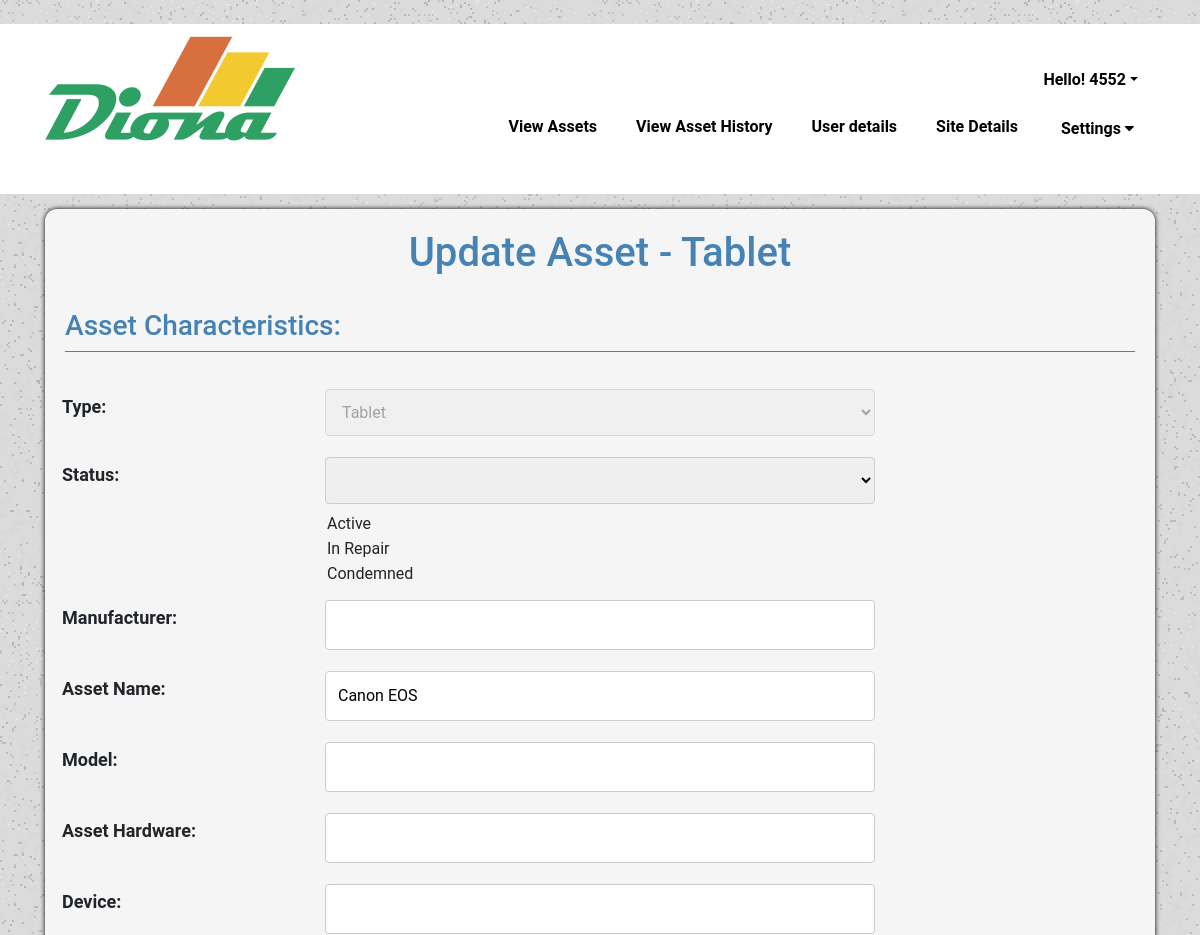
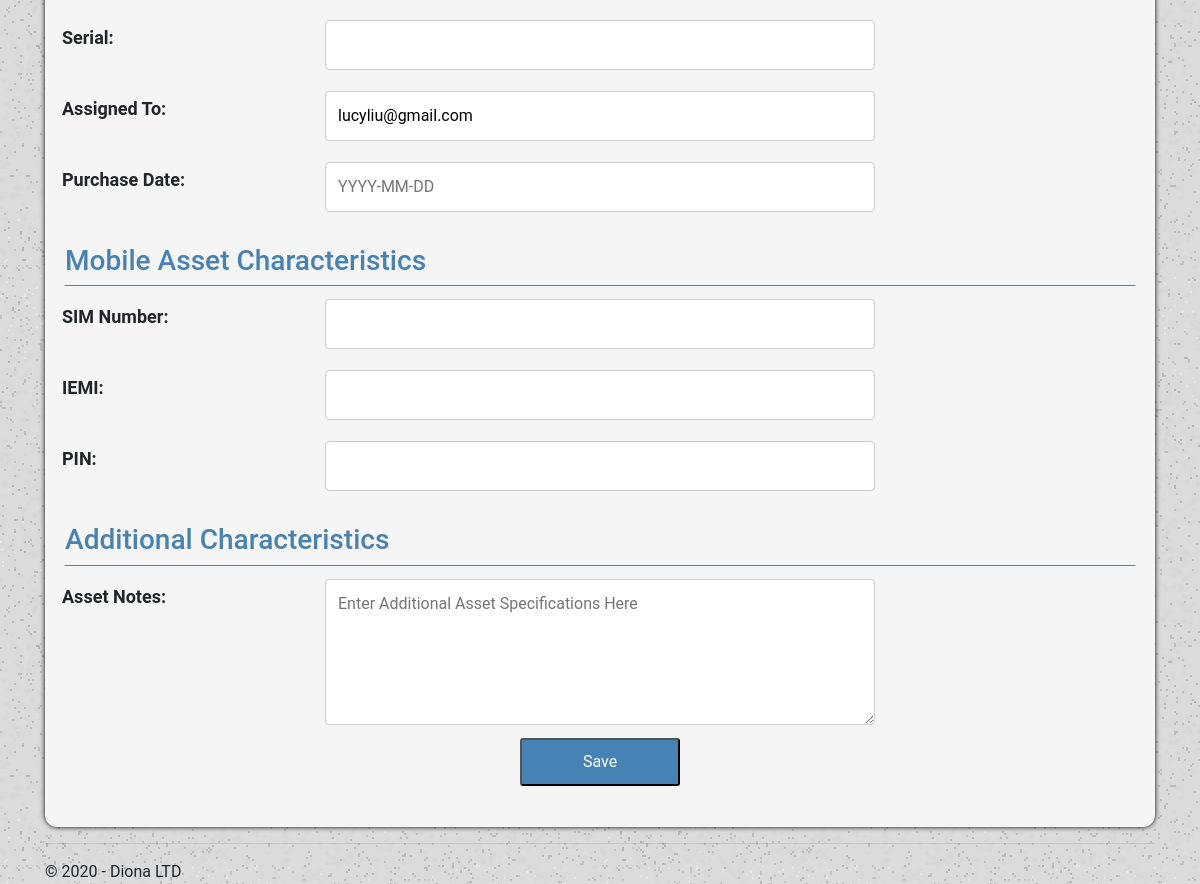
Before: /tablet_update?id=15 (signed in) with the older database file (2 pictures, top to bottom).
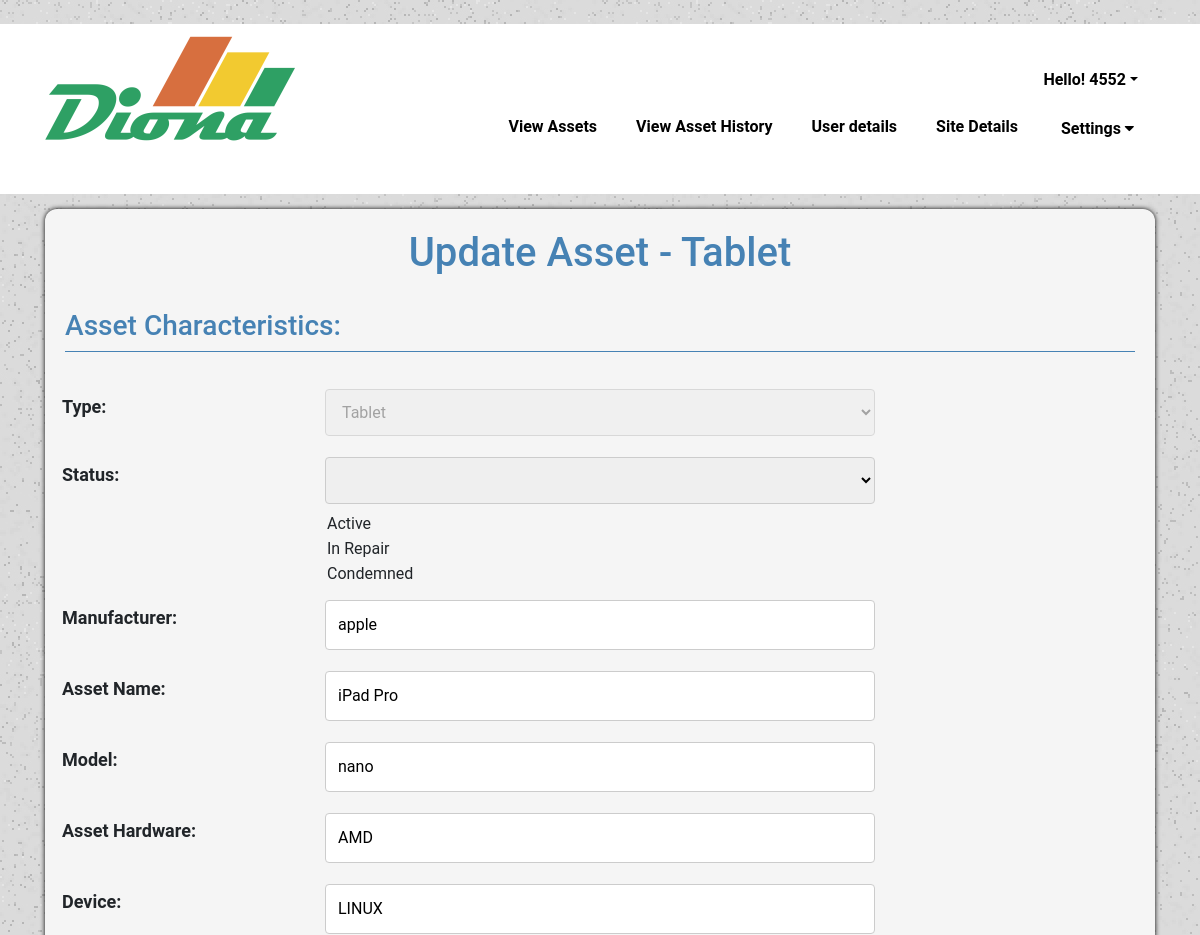
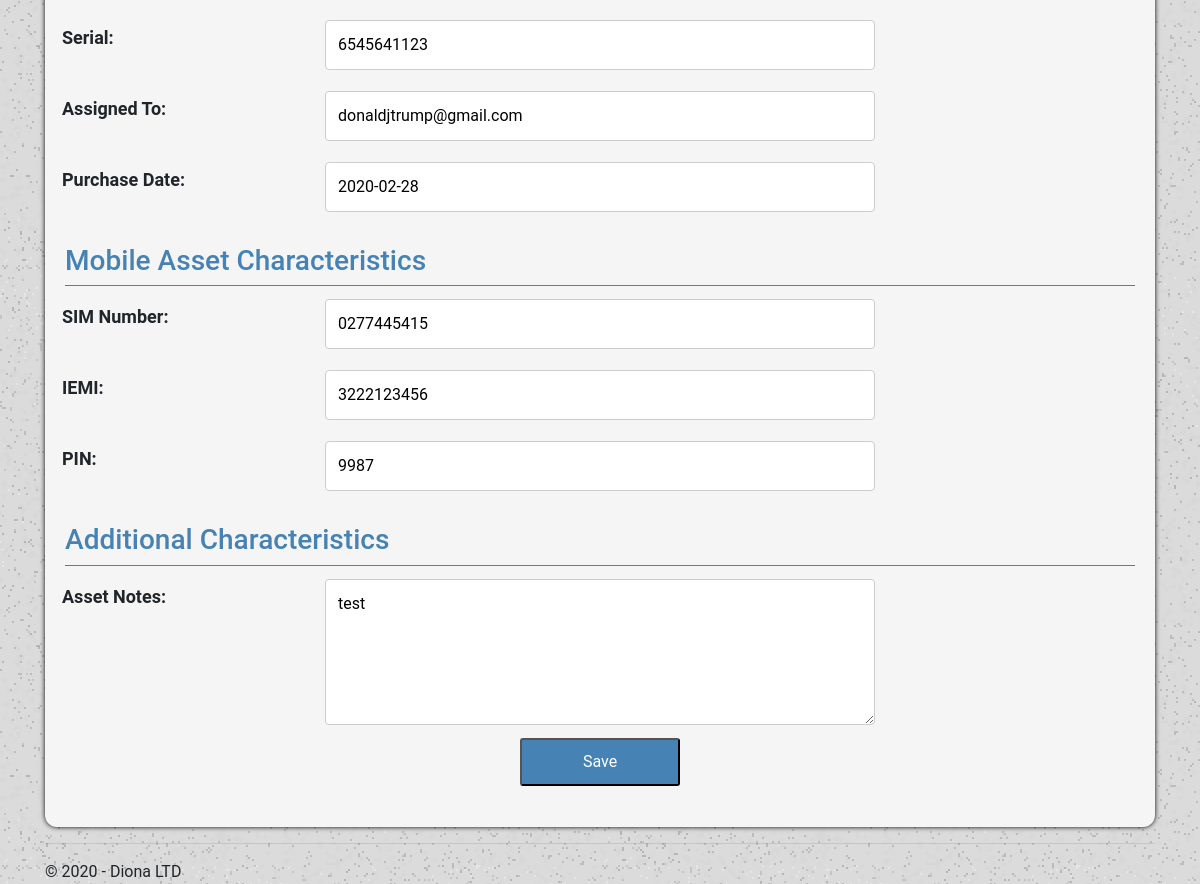
After: the same page with the newer database file (2 pictures, top to bottom).
### tables this page shows
CREATE TABLE `Asset` (
                                            `asset_id` integer,
                                            `assetType_id` integer NOT NULL,
                                            `asset_name` TEXT NOT NULL,
                                            PRIMARY KEY (`asset_id`)
                                            FOREIGN KEY (`assetType_id`) REFERENCES `AssetType` (`assetType_id`));

CREATE TABLE `User` (
                                        `user_id` integer,
                                        `user_name` TEXT NULL,
                                        `user_email` TEXT NOT NULL,
                                        `user_phone` TEXT NULL,
                                        PRIMARY KEY (`user_id`)
                                    );

### EX1/views.py (the view)
@app.route('/tablet_update')
def update_assetsTablet():
    menu = dbHandler.getAllAssetType()
    header = 'Update Asset - Tablet'
    title = 'Update Asset for Tablet'
    submitURL = 'update_asset'
    asset_details = ''
    key_names = ''
    key_values = ''
    newdict = {}
    if(request.args.get('id')):
        keys = dbHandler.getAssetKeys(request.args.get('id'))
        key_names = [0 for x in range(len(keys))]
        for x in range(len(keys)):
            key_names[x] = keys[x][0].split(',')
        asset_details = dbHandler.getAssetValues(request.args.get('id'))
        key_values = [0 for x in range(len(asset_details))]
        for x in range(len(asset_details)):
            key_values[x] = asset_details[x][2].split(',')
        asset_kv_pair = {}
        asset_kv_pair = dict(zip(key_names[0], key_values[0]))
        email = dbHandler.retrieveUserEmailByAssetID(request.args.get('id'))
        if email:
            asset_kv_pair['assetAssigned'] = email
    else:
        header = 'Asset id is required.'
    return render_template('update_tablet.html',
                            username=session['id'],
                            title=title,
                            header=header,
                            year=datetime.now().year,
                            menu = menu,
                            submit_url = submitURL,
                            asset_details = asset_details,
                            asset_kv_pair = asset_kv_pair)

### EX1/models.py (called while the page is built)
def create_connection(db_file):
    conn = None
    try:
        conn = sqlite3.connect(db_file)
    except Error as e:
        print(e)
    return conn

def retrieveUserEmailByAssetID(id):
    con = create_connection("diona.db")
    cur = con.cursor()
    cur.execute("SELECT user_email FROM User u, Rent r WHERE r.user_id = u.user_id AND (r.date_return = '' or r.date_return IS NULL) AND r.asset_id = (?)", ([id]))
    userEmail = cur.fetchone()
    con.close()
    if userEmail:
        return userEmail[0]

def getAllAssetType():
    con = create_connection("diona.db")
    try:
        with con:
            cur = con.cursor()
            cur.execute("SELECT DISTINCT assetType_name FROM AssetType")
            rows = cur.fetchall()
            return rows
    except sqlite3.IntegrityError:
        print ("couldn't add data")
    con.close()

### EX1/templates/update_tablet.html (shortened to what the changed rows need)
{% extends "layout_admin.html" %}
{% block content %}
<div class="formcontainer">
    <form action="{{ submit_url }}" method="post" id="mobileform">
        <div class="h1form">
            <h1>{{ header }}</h1>
        </div>
        <br>
        <br>
        <div class="row">
            <div class="column-50">
                <input type="text" name="Manufacturer" value="{{asset_kv_pair['Manufacturer']}}" required />
            </div>
        </div>
        <div class="row">
            <div class="column-50">
                <input type="text" class="" name="Name" value="{{asset_details[0][1]}}" required />
            </div>
        </div>
        <div class="row">
            <div class="column-50">
                <input type="text" class="" name="Model" value="{{ asset_kv_pair['Model'] }}" required />
            </div>
        </div>
        <div class="row">
            <div class="column-50">
                <input type="text" class="" name="Hardware" value="{{ asset_kv_pair['Hardware'] }}"
                       required />
            </div>
        </div>
        <div class="row">
            <div class="column-50">
                <input type="text" class="" name="Device" value="{{ asset_kv_pair['Device'] }}" required />
            </div>
        </div>
        <div class="row">
            <div class="column-50">
                <input type="text" class="" name="Serial" value="{{ asset_kv_pair['Serial'] }}" required />
            </div>
        </div>
        <div class="row">
            <div class="column-50">
                <input type="text" class="" name="assetAssigned" value="{{ asset_kv_pair['assetAssigned'] }}" />
            </div>
        </div>
        <div class="row">
            <div class="column-50">
                <input type="text" class="" name="PurchaseDate" placeholder="YYYY-MM-DD" value="{{ asset_kv_pair['PurchaseDate'] }}" required />
            </div>
        </div>
        <br>
        <div class="row">
            <div class="column-50">
                <input type="text" class="" name="SIM_No" value="{{ asset_kv_pair['SIM_No'] }}" required />
            </div>
        </div>
        <div class="row">
            <div class="column-50">
                <input type="text" class="" name="IEMI" value="{{ asset_kv_pair['IEMI'] }}" required />
            </div>
        </div>
        <div class="row">
            <div class="column-50">
                <input type="text" class="" name="Pin" value="{{ asset_kv_pair['Pin'] }}" required />
            </div>
        </div>
        <br>
        <div class="row">
            <div class="column-50">
                <textarea rows="5" cols="50" name="Notes"
                          placeholder="Enter Additional Asset Specifications Here">{{ asset_kv_pair['Notes'] }}</textarea>
                <br>
            </div>
        </div>
    </form>
</div>
    {% endblock %}

Changed rows visible on the page:
no longer on this page (row unchanged): User: assetAssigned "lucyliu@gmail.com"
changed Asset: Name "Canon EOS" → "iPad Pro"
added User: assetAssigned "donaldjtrump@gmail.com"
Other visible differences:
form field Manufacturer: (not shown) → "apple"
form field Model: (not shown) → "nano"
form field Hardware: (not shown) → "AMD"
form field Device: (not shown) → "LINUX"
form field Serial: (not shown) → "6545641123"
form field PurchaseDate: (not shown) → "2020-02-28"
form field SIM_No: (not shown) → "0277445415"
form field IEMI: (not shown) → "3222123456"
form field Pin: (not shown) → "9987"
form field Notes: (not shown) → "test"
